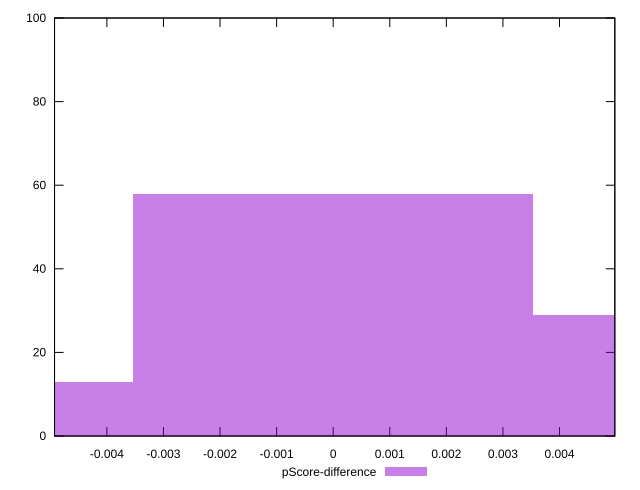

The gnuplot source for this figure:
reset

$pScoreDifference <<EOF
0 58
-0.0070649284413590255 13
0.0070649284413590255 29
EOF

set key outside below
set boxwidth 0.0070649284413590255
set xrange [-0.004925258784630682:0.004977662870547794]
set yrange [0:100]
set trange [0:100]
set style fill transparent solid 0.5 noborder
set terminal svg size 640, 490 enhanced background rgb 'white'
set output "report_00015_2021-02-09T16-11-33.973Z/first-contentful-paint/samples/pages+cached+noadtech+nomedia+nocss/pScore-difference/histogram.svg"

plot $pScoreDifference title "pScore-difference" with boxes

reset
